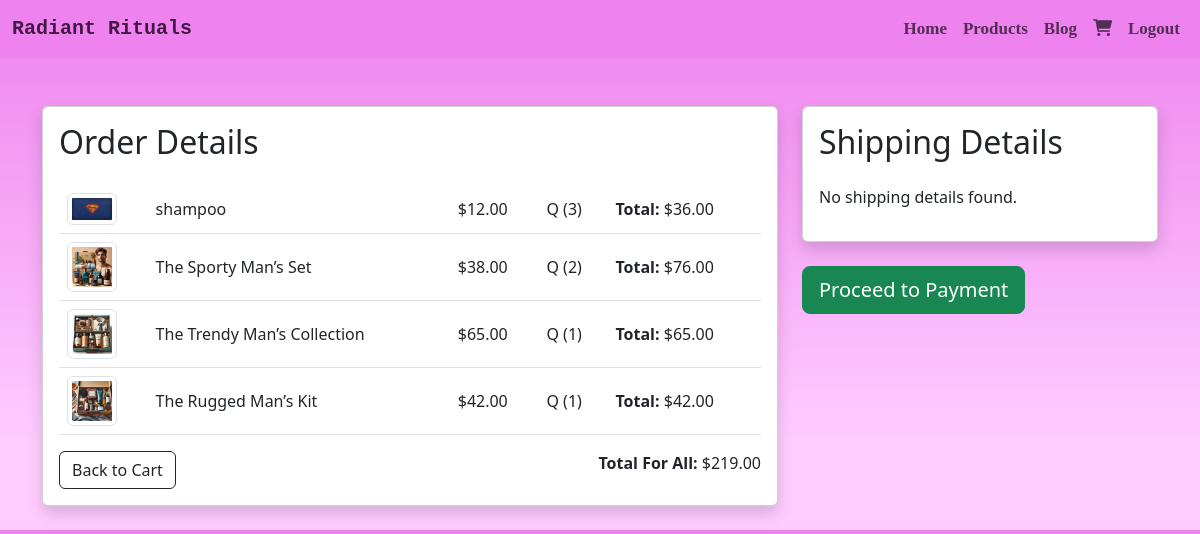
The app's page /products/checkout/ (signed in), older data.
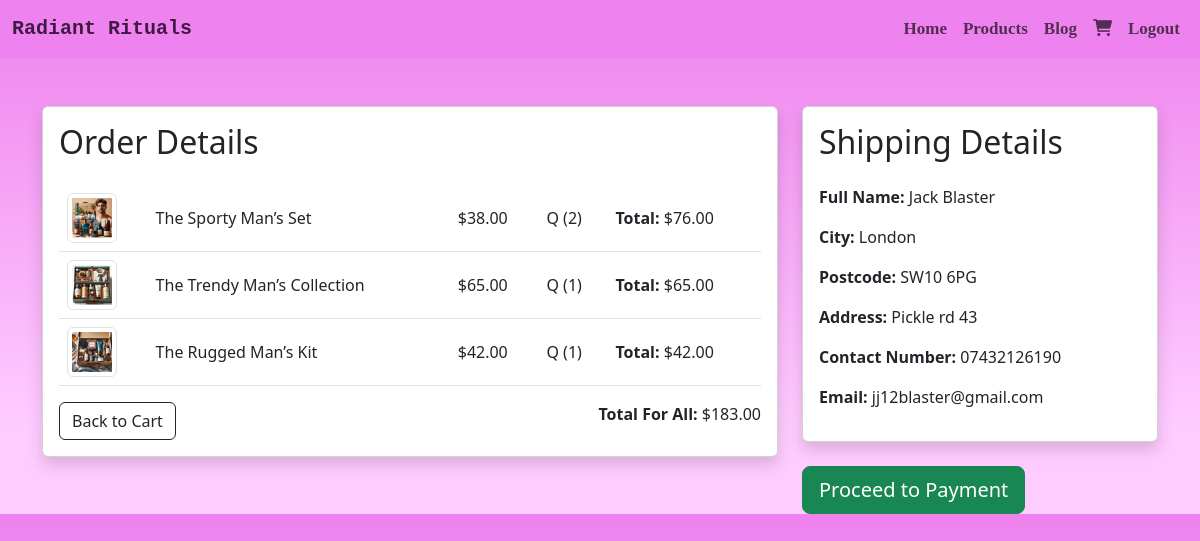
The same page, newer data.
### products/models.py (models this page shows, shortened)
class Product(models.Model):
    GENDER_CHOICES = (
        ('Male', 'Male'),
        ('Female', 'Female'),
        ('Unisex', 'Unisex'),
    )
    CATEGORY_CHOICES = (
        ('Haircare', 'Haircare'),
        ('Skincare', 'Skincare'),
        ('Bodycare', 'Bodycare'),
        ('Fragrance', 'Fragrance'),
        ('Beauty Boxes', 'Beauty Boxes'),
        ('Other', "Other"),
    )
    user = models.ForeignKey(User, on_delete=models.CASCADE, default=1)
    name = models.CharField(max_length=255)
    description = models.TextField()
    price = models.DecimalField(max_digits=10, decimal_places=2)
    image = models.ImageField(upload_to='product_images/')
    created_at = models.DateTimeField(auto_now_add=True)
    category = models.CharField(max_length=20, choices=CATEGORY_CHOICES, default='Other')
    gender = models.CharField(max_length=10, choices=GENDER_CHOICES, default="Unisex")
    quantity = models.IntegerField(default=1)

class ShippingDetails(models.Model):
    user = models.OneToOneField(User, on_delete=models.CASCADE)
    full_name = models.CharField(max_length=255)
    address = models.CharField(max_length=255)
    city = models.CharField(max_length=255)
    postcode = models.CharField(max_length=10)
    contact_number = models.CharField(max_length=15)
    email = models.EmailField()

### products/views.py (the view)
# urls.py: path('checkout/', checkout, name='checkout'),
@login_required
def checkout(request):
    cart, created = Cart.objects.get_or_create(user=request.user)
    products = cart.products.all()
    for product in products:
        product.total_price = product.price * product.quantity
    total_price = sum(product.total_price for product in products)
    try:
        shipping_details = ShippingDetails.objects.get(user=request.user)
    except ShippingDetails.DoesNotExist:
        shipping_details = None
    return render(request, 'products/checkout.html', {'cart': cart, 'products': products, 'total_price': total_price, 'shipping_details': shipping_details})

### products/templates/products/checkout.html
{% extends 'base.html' %}
{% block content %}
  <div class="container mt-5">
    <div class="row">
      <div class="col-md-8 mb-4">
        <div class="card shadow">
          <div class="card-body">
            <h2 class="card-title mb-4">Order Details</h2>
            <table class="table">
              <tbody>
                {% for product in products %}
                  <tr>
                    <td class="align-middle"><img src="{{ product.image.url }}" alt="{{ product.name }}" class="img-thumbnail" width="50"></td>
                    <td class="align-middle"><a class="nav-link" href="{% url 'product_detail' product_id=product.id %}">{{ product.name }}</a></td>
                    <td class="align-middle">${{ product.price }}</td>
                    <td class="align-middle">Q ({{ product.quantity }})</td>
                    <td class="align-middle"><strong>Total:</strong> ${{ product.total_price }}</td>
                  </tr>
                {% endfor %}
              </tbody>
            </table>
            <div class="row mt-3">
              <div class="col-md-6">
                <a href="{% url 'view_cart' %}" class="btn btn-outline-dark flex-shrink-0">Back to Cart</a>
              </div>
              <div class="col-md-6 text-md-end">
                <p class="mb-0"><strong>Total For All:</strong> ${{ total_price }}</p>
              </div>
            </div>
          </div>
        </div>
      </div>
      <div class="col-md-4">
        <div class="card shadow">
          <div class="card-body">
            <h2 class="card-title mb-4">Shipping Details</h2>
            {% if shipping_details %}
              <div class="mb-3">
                <strong>Full Name:</strong> {{ shipping_details.full_name }}
              </div>
              <div class="mb-3">
                <strong>City:</strong> {{ shipping_details.city }}
              </div>
              <div class="mb-3">
                <strong>Postcode:</strong> {{ shipping_details.postcode }}
              </div>
              <div class="mb-3">
                <strong>Address:</strong> {{ shipping_details.address }}
              </div>
              <div class="mb-3">
                <strong>Contact Number:</strong> {{ shipping_details.contact_number }}
              </div>
              <div class="mb-3">
                <strong>Email:</strong> {{ shipping_details.email }}
              </div>
            {% else %}
              <p>No shipping details found.</p>
            {% endif %}
          </div>
        </div>
        <button type="button" class="btn btn-success btn-lg btn-block mt-4">Proceed to Payment</button>
      </div>
    </div>
  </div>
{% endblock %}

Row changes from the older to the newer data that the page shows:
no longer on this page (row edited): Product: image (picture), name "shampoo", price "12.00", quantity "3", total_price "36.00"
added ShippingDetails: full_name "Jack Blaster", city "London", postcode "SW10 6PG", address "Pickle rd 43", contact_number "07432126190", email "jj12blaster@gmail.com"
Text that changed along with them:
{{ total_price }}: "219.00" → "183.00"
text no longer shown: "No shipping details found."
text now shown: "Full Name: City: Postcode: Address: Contact Number: Email:"
